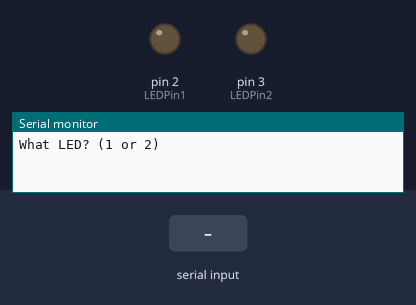
The sketch below on a simulated Arduino Uno, built with avr-gcc and run on an emulated ATmega328P. Shown: output pins drawn as LEDs (lit = HIGH), the last lines printed to the serial monitor. Dashed ring = blinking. Inputs (shaded band) come from the test bench.

Above: at 1.2 s.
1.3 s: "1 90\n" received over Serial
At 1.49 s:
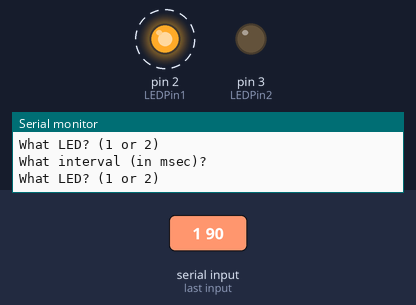
Timing chart, 0 to 10.3 s (numbered marks = the images above; inputs shaded):
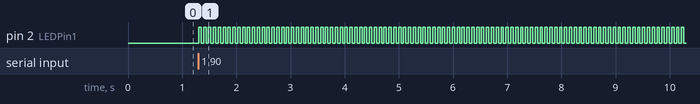

The sketch:

proj3.ino
```cpp
#include "myMilli.h"

// Pin Definitions
const int LEDPin1 = 2;
const int LEDPin2 = 3;

// LED State Variables
bool ledState1 = LOW;
bool ledState2 = LOW;

// LED Intervals in msec
unsigned long ledInterval1 = 0;
unsigned long ledInterval2 = 0;

// Non-blocking Timing Tracker Variables (unsigned long required for millis())
unsigned long previousTime1 = 0;
unsigned long previousTime2 = 0;

// State machine states for non-blocking serial communication
enum SerialInputState {
  PROMPT_LED,
  WAIT_LED,
  PROMPT_INTERVAL,
  WAIT_INTERVAL
};

typedef void (*taskFunction)();

void taskUpdateLED();
void taskIO();

taskFunction functionTable[]{
  taskIO,
  taskUpdateLED
};


const int NUMTASKS = sizeof(functionTable) / sizeof(functionTable[0]);

// Sets the default value for the state machine
SerialInputState serialState = PROMPT_LED;
int selectedLED = 0;

void setup() {
  // Defines the LEDs to pins 2 and 3 respectively
  milliSetUp();

  pinMode(LEDPin1, OUTPUT);
  pinMode(LEDPin2, OUTPUT);

  digitalWrite(LEDPin1, LOW);
  digitalWrite(LEDPin2, LOW);

  Serial.begin(9600);

  //testIntialCondition();//test to make sure that the intial conditions are correct
}

void loop() {
  for(int i = 0; i<NUMTASKS; i++){
    functionTable[i]();
  }
}

void taskUpdateLED(){
  unsigned long time = newMilli();
  updateLEDs(time);
}

void taskIO(){
  handleSerialStateMachine();
}

// Controls LED toggling without delays
void updateLEDs(unsigned long currentTime) {
  // LED 1 Logic
  // Checks if the LED interval is positive, if not then the LED is set to LOW
  if (ledInterval1 > 0) {
    // Checks if half the time has passed, if it has then reset the timer
    unsigned long halfInterval1 = ledInterval1 / 2;
    if (currentTime - previousTime1 >= halfInterval1) {
      previousTime1 = currentTime;
      // Flip the LED state to the opposite state it is currently in
      ledState1 = !ledState1;
      digitalWrite(LEDPin1, ledState1);

      //testMyMilli();
      //printTime(currentTime, 1, ledState1);//test to make sure that the LEDs activate on the intervals that they are supposed to

    }
  } else {
    ledState1 = LOW;
    digitalWrite(LEDPin1, LOW);
  }

  // LED 2 Logic
  // Checks if the LED interval is positive, if not then the LED is set to LOW
  if (ledInterval2 > 0) {
    // Checks if half the time has passed, if it has then reset the timer
    unsigned long halfInterval2 = ledInterval2 / 2;
    if (currentTime - previousTime2 >= halfInterval2) {
      // Resets the timer
      previousTime2 = currentTime;
      // Flip the LED state to the opposite state it is currently in
      ledState2 = !ledState2;
      digitalWrite(LEDPin2, ledState2);
      //printTime(currentTime, 2, ledState2);//test to make sure that the LEDs activate on the intervals that they are supposed to
      //testMyMilli();


    }
  } else {
    ledState2 = LOW;
    digitalWrite(LEDPin2, LOW);
  }
}

// Checks the states of the input. Checks if there is an input in the serial buffer,
// if there is then input is processed, if not then the code is skipped so the rest of the program can run without waiting
void handleSerialStateMachine() {
  switch (serialState) {

    // First case asks for the LED then waits
    case PROMPT_LED:
      Serial.println("What LED? (1 or 2)");
      serialState = WAIT_LED;
      break;

    // If an input is given, the value is saved and the state machine moves to prompt interval
    case WAIT_LED:
      if (Serial.available() > 0) {
        int val = Serial.parseInt();
        if (val == 1 || val == 2) {
          selectedLED = val;

          // Clears the buffer so that trailing newlines aren't reread later
          clearSerialBuffer();

          serialState = PROMPT_INTERVAL;
        } else {
          // If the input was invalid, clear buffer and prompt again
          clearSerialBuffer();
          serialState = PROMPT_LED;
        }
      }
      break;

    // Prompts the user for an interval, and waits
    case PROMPT_INTERVAL:
      Serial.println("What interval (in msec)?");
      serialState = WAIT_INTERVAL;
      break;

    // If an input is given, the value is saved and the state machine loops back
    case WAIT_INTERVAL:
      if (Serial.available() > 0) {
        int interval = Serial.parseInt();

        // Only accept intervals greater than 0
        if (interval > 0) {

          // Sets the interval to the correct LED
          if (selectedLED == 1) {
            ledInterval1 = (unsigned long)interval;
          } else if (selectedLED == 2) {
            ledInterval2 = (unsigned long)interval;
          }

          // Clears the buffer so that trailing newlines aren't reread later
          clearSerialBuffer();

          serialState = PROMPT_LED; // Loop back for next interaction pair
        } else {
          clearSerialBuffer();
          serialState = PROMPT_INTERVAL; // Retry interval if zero or invalid
        }
      }
      break;
  }
}

// Helper function to discard trailing whitespace, \r, and \n
void clearSerialBuffer() {
  // Checks if there is something on the serial buffer
  while (Serial.available() > 0) {

    // Check next character without removing it
    char c = Serial.peek();
    if (c == '\n' || c == '\r' || c == ' ') {
      // Discard the newline or space
      Serial.read();
    } else {
      break;
    }
  }
}


//                    ***TESTER FUNCTIONS***


//tests to ensure that the program is working correctly
/*
void testIntialCondition(){
    Serial.println("\nInital conditions at the time of startup");
    Serial.print("LED 1 pin: ");
    Serial.println(LEDPin1);
    Serial.print("LED 2 pin: ");
    Serial.println(LEDPin2);
    Serial.print("LED 1 inital state: ");
    Serial.println(ledState1);
    Serial.print("LED 2 inital state: ");
    Serial.println(ledState2);
    Serial.print("LED 1 inital interval: ");
    Serial.println(ledInterval1);
    Serial.print("LED 2 inital interval: ");
    Serial.println(ledInterval1);
}
void printTime(unsigned long time, int LED, bool state){
    Serial.print("LED:");
    Serial.println(LED);
    Serial.print("State: ");
    Serial.println(state);
    Serial.print("Time of activation (in ms): ");
    Serial.println(time);
}
*/

/*
void testMyMilli()
{
    static unsigned long previousNewMilli = 0;
    static unsigned long previousArduinoMilli = 0;

    unsigned long currentNewMilli = newMilli();
    unsigned long currentArduinoMilli = millis();

    if ((currentNewMilli - previousNewMilli) !=
        (currentArduinoMilli - previousArduinoMilli))
    {
        Serial.println("Timers don't match!");
    }

    previousNewMilli = currentNewMilli;
    previousArduinoMilli = currentArduinoMilli;
}*/
```

myMilli.h
```cpp
#ifndef MYMILLI_H
#define MYMILLI_H

#include <Arduino.h>
#include <avr/interrupt.h>


//defines each of the registers that is used during this program
//the registers are voltile since they can change during runtime without insturction formt he program
#define COUNTERREG       (*(volatile unsigned char *)0x46)
#define STATUSREG        (*(volatile unsigned char *)0x5F)
#define COUNTSTOPREG    (*(volatile unsigned char *)0x47)
#define INTERRUPTMASKREG (*(volatile unsigned char *)0x6E)
#define CTRLREG_A        (*(volatile unsigned char *)0x44)
#define CTRLREG_B        (*(volatile unsigned char *)0x45)

// Bit positioning constants, used to set the correct bits during setup
#define PRESCALERBIT_A 1
#define PRESCALERBIT_B 0
#define COMPARECLEAR   1
#define COMPAREENABLE  1

//iterrated varible which keeps track of the amount of milliseconds that have passed
static volatile unsigned long millis_counter = 0;

//iterrated the millisec counter varible by one after each interrupt
ISR(TIMER0_COMPA_vect) {
  millis_counter++;
}

//setsup the registers tot he correct conditions
inline void milliSetUp() {
  // Set CTC mode
  CTRLREG_A = (1 << COMPARECLEAR);

  // Set prescaler to 64
  CTRLREG_B = (1 << PRESCALERBIT_A) | (1 << PRESCALERBIT_B);

  //This register is set to 249 so that when the
  //counter count to 250 (249, is becasue we include 0 in this), exactly 1 ms has passed
  COUNTSTOPREG = 249;

  //rests the counter back to 0
  COUNTERREG  = 0;

  //enables the intrupt so that the status flag register can be notified when the timer has finished
  INTERRUPTMASKREG = (1 << COMPAREENABLE);

  //global status interrupt
  STATUSREG |= 0x80;
}

// Replacement for native millis()
inline unsigned long newMilli() {
  unsigned long currentMillis;
  unsigned char oldStatusREG = STATUSREG;

  STATUSREG &= ~(0x80);
  currentMillis = millis_counter;

  // Restores interrupt flag state
  STATUSREG = oldStatusREG;

  return currentMillis;
}

#endif
```

Measured:
- after the input at 1.3 s, pin 2 (LEDPin1): alternates HIGH for 0.04 s and LOW for 0.04 s, starting at once
